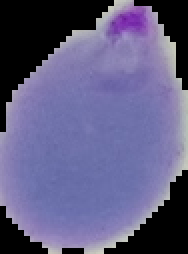
#> input picture images_folder/Parasitized/Parasitized_(10297).png, 94 x 127 px (shown 2 times larger); its folder holds only this picture in this run
$ python model.py   (older library calls are emulated)
#> lines starting #> are read from the running program, lines starting #| are printed output that depends on the picture
import sklearn
import os
import cv2
import mahotas

import numpy as np
import pandas as pd
import matplotlib.pyplot as plt

from sklearn.svm import SVC
from sklearn.model_selection import train_test_split
from sklearn.preprocessing import StandardScaler
from sklearn.metrics import accuracy_score, confusion_matrix, ConfusionMatrixDisplay
from sklearn.ensemble import RandomForestClassifier

directory_path = r'./images_folder'
print(len(os.listdir(directory_path)))

files=[]
for dirname, _, filenames in os.walk(directory_path):
    for filename in filenames:
        if '.db' not in filename:
            files.append(os.path.join(dirname,filename))

Parasitized_Dir='./images_folder/Parasitized'
Uninfected_Dir='./images_folder/Uninfected'

pd.DataFrame(files).sample(frac=1).reset_index(drop=True)

class DetectMalaria:
    def __init__(self,para_dir,uninfect_dir):
        self.parasitized_dir=para_dir
        self.uninfected_dir=uninfect_dir
    def dataset(self,ratio,files):
        Dataset=pd.DataFrame(files,columns=['Path'])
        Dataset=Dataset.sample(frac=1).reset_index(drop=True)
        trainfiles,testfiles=train_test_split(Dataset,test_size=ratio,random_state=None)
        return(trainfiles,testfiles)

x=DetectMalaria(Parasitized_Dir,Uninfected_Dir)

train_data,test_data=x.dataset(ratio=0.2,files=files)

def label(df):
    if 'Uninfected' in df:
        return 0
    else:
        return 1


train_data['label']=train_data['Path'].apply(label)
test_data['label']=test_data['Path'].apply(label)

def fd_hu_moments(image):
    image = cv2.cvtColor(image, cv2.COLOR_BGR2GRAY)
    feature = cv2.HuMoments(cv2.moments(image)).flatten()
    return feature

def fd_haralick(image):
    gray = cv2.cvtColor(image, cv2.COLOR_BGR2GRAY)
    haralick = mahotas.features.haralick(gray).mean(axis=0)
    return haralick

def fd_histogram(image, mask=None):
    image = cv2.cvtColor(image, cv2.COLOR_BGR2HSV)
    hist  = cv2.calcHist([image], [0, 1, 2], None, [256, 256, 256], [0, 256, 0, 256, 0, 256])
    cv2.normalize(hist, hist)
    return(hist.flatten())

feature=[]
def dataframe(df):

    image=cv2.imread(df['Path'])
#> image is the input picture: shape (127, 94, 3); mean B, G, R 129.9, 92.4, 95.4
    global_feature = np.hstack([fd_haralick(image), fd_hu_moments(image),df['label']])
#> in fd_haralick, `gray = cv2.cvtColor(image, cv2.COLOR_BGR2GRAY)`:
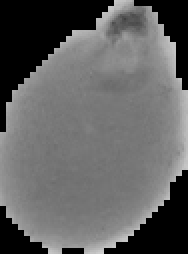
#> gray: shape (127, 94) (shown 2 times larger); min 0, max 206, mean 97.6
    feature.append(global_feature)

#> (the run stopped early here; a loop or call above may not have finished)
